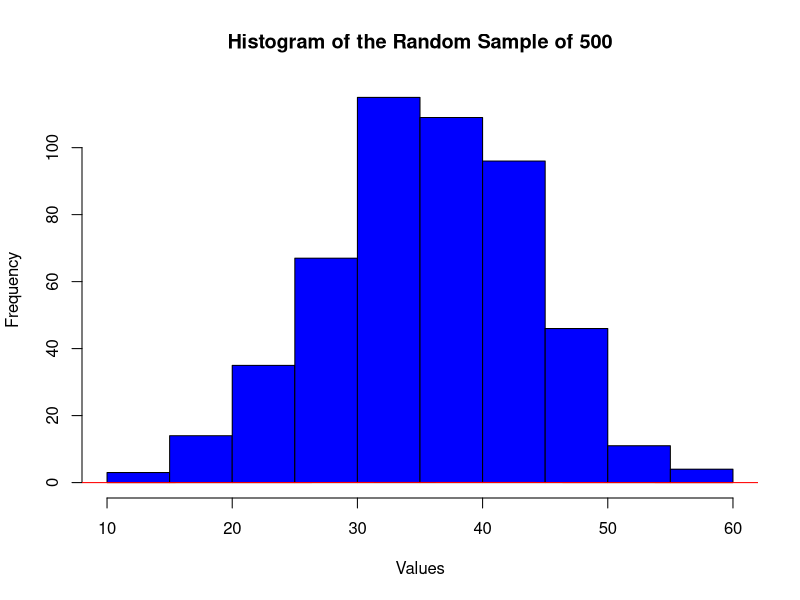

Write the R code that produced this figure.
## ---- chunk 1
#a)

set.seed(500)

Sample_Data <- rnorm(500, mean = 36, sd = 8)

hist(Sample_Data, breaks = 10, col = "blue", main = "Histogram of the Random Sample of 500", xlab = "Values", ylab = "Frequency")

## ---- chunk 2

#b)


lines(density(Sample_Data), col = "red")

